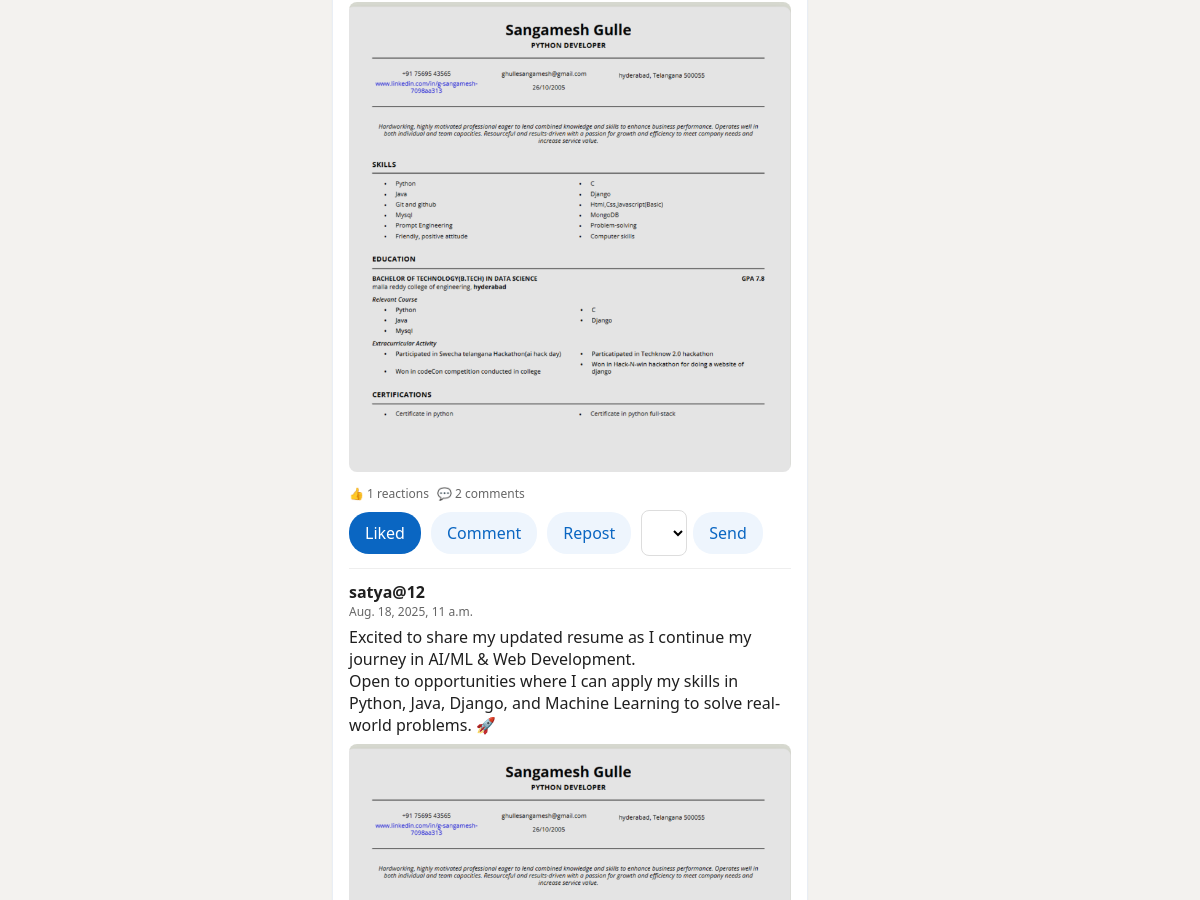
The page /main (signed in, middle part) on the database as committed earlier.
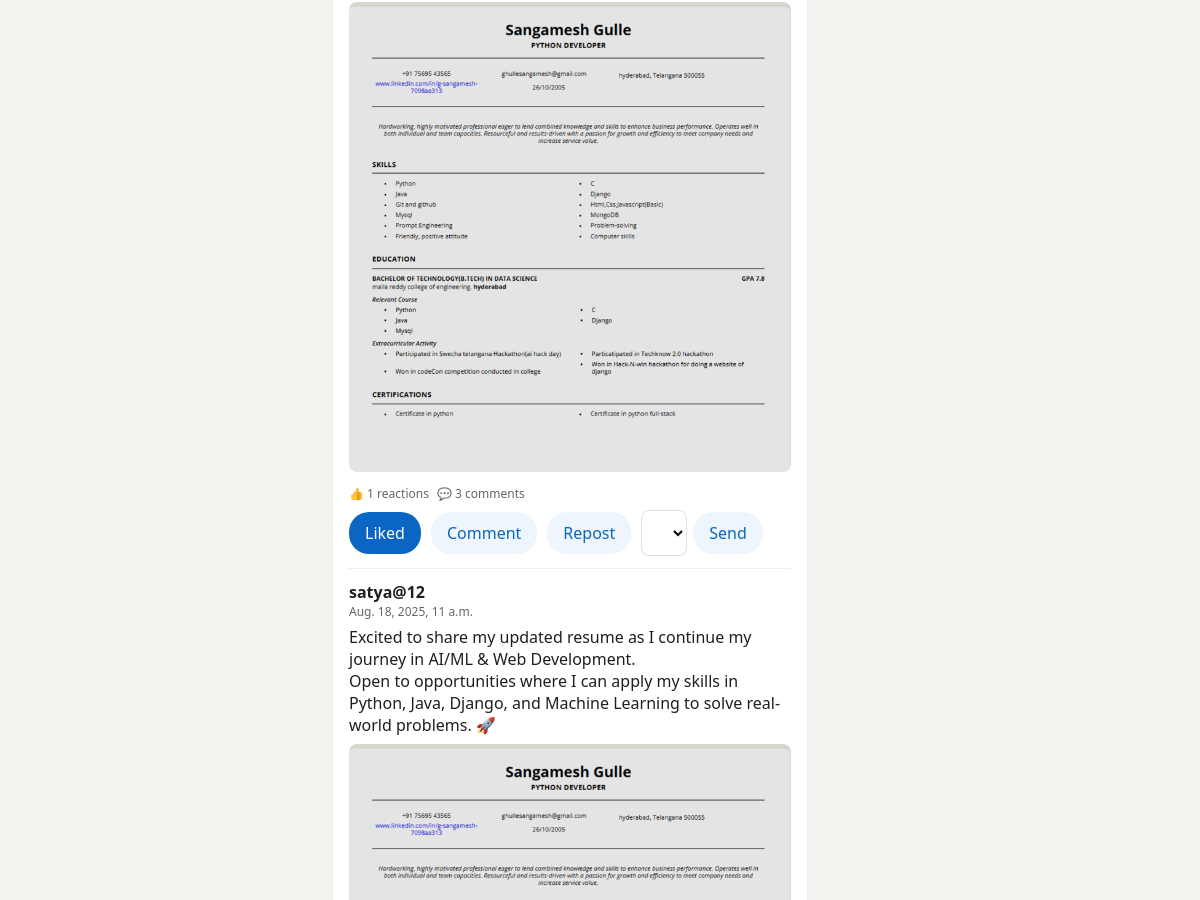
The same page on the database as committed later.
### posts/models.py (models this page shows, shortened)
class Post(models.Model):
	VISIBILITY_CHOICES = [('public','Public'),('connections','Connections'),('private','Private')]
	REACTION_CHOICES = [('like','Like'),('celebrate','Celebrate'),('support','Support'),('love','Love'),('insightful','Insightful'),('curious','Curious')]
	author = models.ForeignKey(settings.AUTH_USER_MODEL, on_delete=models.CASCADE, related_name='posts')
	text = models.TextField(blank=True)
	media = models.JSONField(default=list, blank=True)  # [{url, type}]
	visibility = models.CharField(max_length=16, choices=VISIBILITY_CHOICES, default='public')
	tags = models.ManyToManyField(Tag, related_name='posts', blank=True)
	mentions = models.ManyToManyField(settings.AUTH_USER_MODEL, related_name='mentioned_in', blank=True)
	repost_of = models.ForeignKey('self', null=True, blank=True, on_delete=models.SET_NULL, related_name='repost_instances')
	reactions = models.JSONField(default=list, blank=True)  # [{"user_id": 1, "kind": "like", "created_at": "2024-01-01T00:00:00Z"}]
	comments = models.JSONField(default=list, blank=True)   # [{"id": 1, "user_id": 1, "text": "Great post!", "created_at": "2024-01-01T00:00:00Z", "replies": [{"user_id": 2, "text": "I agree!", "created_at": "2024-01-01T00:00:00Z"}]}]
	reposts = models.JSONField(default=list, blank=True)    # [{"user_id": 1, "created_at": "2024-01-01T00:00:00Z"}]
	shares = models.JSONField(default=list, blank=True)     # [{"user_id": 1, "to_user_id": 2, "created_at": "2024-01-01T00:00:00Z"}]
	created_at = models.DateTimeField(auto_now_add=True)
	updated_at = models.DateTimeField(auto_now=True)
	class Meta:
		indexes = [models.Index(fields=['-created_at'])]
	def get_reaction_count(self, kind=None):
		if kind:
			return len([r for r in self.reactions if r.get('kind') == kind])
		return len(self.reactions)
	def get_comment_count(self):
		total = len(self.comments)
		for comment in self.comments:
			total += len(comment.get('replies', []))
		return total
	def get_repost_count(self):
		return len(self.reposts)
	def get_user_reaction(self, user_id):
		for reaction in self.reactions:
			if reaction.get('user_id') == user_id:
				return reaction.get('kind')
		return None

### LinkedIn/views.py (the view, shortened to what this page needs)
# urls.py: path('main', main_view),
@login_required
def main_view(request):
    connected_user_ids = set()
    for c in Connection.objects.filter(status='accepted').filter(sender=request.user) | Connection.objects.filter(status='accepted').filter(recipient=request.user):
        if c.sender_id != request.user.id:
            connected_user_ids.add(c.sender_id)
        if c.recipient_id != request.user.id:
            connected_user_ids.add(c.recipient_id)
    posts = Post.objects.select_related('author').prefetch_related('tags').order_by('-created_at')
    if connected_user_ids:
        posts = posts.filter(author_id__in=list(connected_user_ids) + [request.user.id])
    else:
        posts = posts[:20]
    news_items = NewsItem.objects.all()[:8]
    jobs = Job.objects.all()[:8]
    User = get_user_model()
    connections_users = User.objects.filter(id__in=list(connected_user_ids)) if connected_user_ids else User.objects.none()
    for p in posts:
        p.my_reaction_kind = p.get_user_reaction(request.user.id)
    context = {
        'posts': posts,
        'has_connections': bool(connected_user_ids),
        'news_items': news_items,
        'jobs': jobs,
        'connections': connections_users,
    }
    return render(request, 'main.html', context)

### templates/main.html (shortened to what this page needs)
{% extends 'base.html' %}
{% block content %}
<div class="layout">
	<section>
	</section>
	<section>
		<div class="card pad" style="margin-top:12px;">
			<ul id="feed" style="list-style:none; padding:0; margin:0;">
				{% for p in posts %}
				<li style="border-top:1px solid #eee; padding:12px 0;">
					<div style="font-weight:600;">{{ p.author.username }}</div>
					<div class="muted" style="font-size:12px;">{{ p.created_at }}</div>
					<div class="post" style="margin-top:6px;">{{ p.text }}</div>
					{% if p.media and p.media.0 %}
						{% if p.media.0.type == 'photo' %}
							<img src="{{ p.media.0.url }}" alt="post media" style="max-width:100%; border-radius:8px; margin-top:8px;" />
						{% elif p.media.0.type == 'video' %}
							<video src="{{ p.media.0.url }}" controls style="max-width:100%; border-radius:8px; margin-top:8px;"></video>
						{% endif %}
					{% endif %}
					<div class="reaction-counts">
						{% if p.get_reaction_count > 0 %}
						<span class="reaction-count">👍 {{ p.get_reaction_count }} reactions</span>
						{% endif %}
						{% if p.get_comment_count > 0 %}
						<span class="reaction-count">💬 {{ p.get_comment_count }} comments</span>
						{% endif %}
					</div>
					<div class="row" style="gap:10px; margin-top:8px;">
						<form method="post" action="/p/{{ p.id }}/react">
							{% if p.my_reaction_kind == 'like' %}
							<button type="submit" style="background:#0a66c2; color:#fff;">Liked</button>
							{% else %}
							<button type="submit" class="ghost">Like</button>
							{% endif %}
						</form>
						<button class="ghost" onclick="openCommentsModal({{ p.id }})">Comment</button>
						<form method="post" action="/p/{{ p.id }}/repost" style="display:inline;">
							<button type="submit" class="ghost">Repost</button>
						</form>
						<form method="post" action="/p/{{ p.id }}/send" class="row" style="gap:6px;">
							<select name="to_user_id">
							</select>
							<button type="submit" class="ghost">Send</button>
						</form>
					</div>
				</li>
				{% endfor %}
			</ul>
		</div>
	</section>
	<section>
	</section>
</div>
{% endblock %}

Rows that differ between the two databases and show on the page:
changed Post (number 1 of 2 on the later page): get_comment_count "2" → "3"
